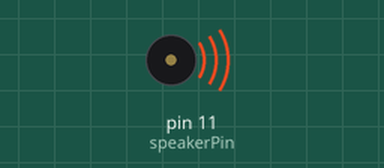
This sketch was run on a simulated Arduino Uno, built with avr-gcc and run on an emulated ATmega328P. Shown: buzzer (waves = sounding).

Above: at 0.65 s.
At 5.38 s:
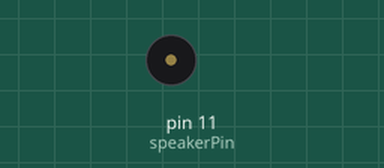
Timing chart, 0 to 5.7 s (numbered marks = the images above):
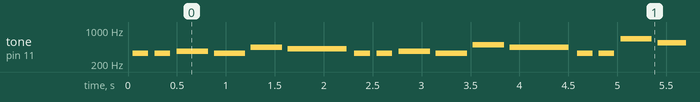

Measured:
- by itself, tone on pin 11 (speakerPin): plays 329 Hz for 0.16 s, 329 Hz for 0.16 s, 369 Hz for 0.32 s, 329 Hz for 0.32 s, 438 Hz for 0.32 s, 413 Hz for 0.60 s … (357 notes in this stretch)

The sketch:

buzzer_happy_bday.ino
```cpp
int speakerPin =  11;
int length = 26; // the number of notes
char notes[] = "aabacdaabaecaahfcndbggfcec "; // a space represents a rest
int beats[] = {2,2,4,4,4,8,2,2,4,4,4,8,2,2,4,4,4,4,0,4,3,1,4,4,4,8,16 };
int tempo = 75;

void playTone(int tone, int duration) {
for (long i = 0; i < duration * 1000L; i += tone * 2) {
digitalWrite(speakerPin, HIGH);
delayMicroseconds(tone);
digitalWrite(speakerPin, LOW);
delayMicroseconds(tone);
}
}
void playNote(char note, int duration) {
char names[] = { 'a', 'b', 'c', 'd', 'e', 'f', 'g', 'h' };
int tones[] = { 1515, 1351, 1136, 1205, 1012, 903, 852, 759 };
// play the tone corresponding to the note name
for (int i = 0; i < 8; i++) {
if (names[i] == note) {
playTone(tones[i], duration);
}
}
}
void setup() {
pinMode(speakerPin, OUTPUT);
}
void loop() {
for (int i = 0; i < length; i++) {
if (notes[i] == ' ') {
delay(beats[i] * tempo); // rest
}
else {
playNote(notes[i], beats[i] * tempo);
// pause between notes

if(notes[i+1] != 'n')
{
delay(tempo );
}
else {
i += 1;
}
}
}
}
```
